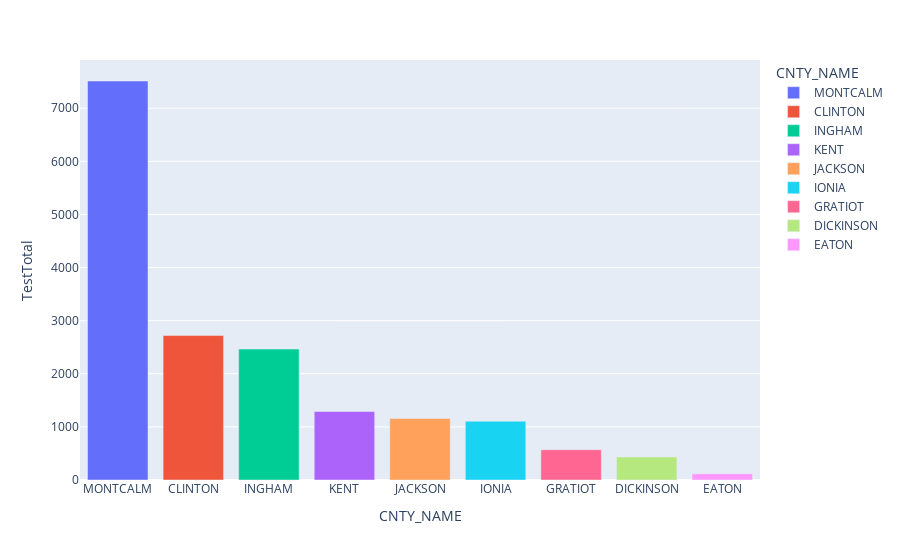

Here is the notebook cell this chart was saved with:
### Code cell
cwd1 = cwd1[:]
fig = px.bar(cwd1, x='CNTY_NAME', y='TestTotal', color='CNTY_NAME')
# fig.update(mode='markers+lines', hovertemplate=None)
fig.update_layout(hovermode='x')

fig.show()

### Figure 1 — Plotly figure (JSON) as saved in the notebook; plotly's stock layout.template omitted (floating-point values rounded to 4 significant figures)
{"data": [{"alignmentgroup": "True", "hovertemplate": "CNTY_NAME=%{x}<br>TestTotal=%{y}<extra></extra>", "legendgroup": "MONTCALM", "marker": {"color": "#636efa", "pattern": {"shape": ""}}, "name": "MONTCALM", "offsetgroup": "MONTCALM", "orientation": "v", "showlegend": true, "textposition": "auto", "type": "bar", "x": ["MONTCALM"], "xaxis": "x", "y": [7513], "yaxis": "y"}, {"alignmentgroup": "True", "hovertemplate": "CNTY_NAME=%{x}<br>TestTotal=%{y}<extra></extra>", "legendgroup": "CLINTON", "marker": {"color": "#EF553B", "pattern": {"shape": ""}}, "name": "CLINTON", "offsetgroup": "CLINTON", "orientation": "v", "showlegend": true, "textposition": "auto", "type": "bar", "x": ["CLINTON"], "xaxis": "x", "y": [2720], "yaxis": "y"}, {"alignmentgroup": "True", "hovertemplate": "CNTY_NAME=%{x}<br>TestTotal=%{y}<extra></extra>", "legendgroup": "INGHAM", "marker": {"color": "#00cc96", "pattern": {"shape": ""}}, "name": "INGHAM", "offsetgroup": "INGHAM", "orientation": "v", "showlegend": true, "textposition": "auto", "type": "bar", "x": ["INGHAM"], "xaxis": "x", "y": [2465], "yaxis": "y"}, {"alignmentgroup": "True", "hovertemplate": "CNTY_NAME=%{x}<br>TestTotal=%{y}<extra></extra>", "legendgroup": "KENT", "marker": {"color": "#ab63fa", "pattern": {"shape": ""}}, "name": "KENT", "offsetgroup": "KENT", "orientation": "v", "showlegend": true, "textposition": "auto", "type": "bar", "x": ["KENT"], "xaxis": "x", "y": [1289], "yaxis": "y"}, {"alignmentgroup": "True", "hovertemplate": "CNTY_NAME=%{x}<br>TestTotal=%{y}<extra></extra>", "legendgroup": "JACKSON", "marker": {"color": "#FFA15A", "pattern": {"shape": ""}}, "name": "JACKSON", "offsetgroup": "JACKSON", "orientation": "v", "showlegend": true, "textposition": "auto", "type": "bar", "x": ["JACKSON"], "xaxis": "x", "y": [1157], "yaxis": "y"}, {"alignmentgroup": "True", "hovertemplate": "CNTY_NAME=%{x}<br>TestTotal=%{y}<extra></extra>", "legendgroup": "IONIA", "marker": {"color": "#19d3f3", "pattern": {"shape": ""}}, "name": "IONIA", "offsetgroup": "IONIA", "orientation": "v", "showlegend": true, "textposition": "auto", "type": "bar", "x": ["IONIA"], "xaxis": "x", "y": [1106], "yaxis": "y"}, {"alignmentgroup": "True", "hovertemplate": "CNTY_NAME=%{x}<br>TestTotal=%{y}<extra></extra>", "legendgroup": "GRATIOT", "marker": {"color": "#FF6692", "pattern": {"shape": ""}}, "name": "GRATIOT", "offsetgroup": "GRATIOT", "orientation": "v", "showlegend": true, "textposition": "auto", "type": "bar", "x": ["GRATIOT"], "xaxis": "x", "y": [570], "yaxis": "y"}, {"alignmentgroup": "True", "hovertemplate": "CNTY_NAME=%{x}<br>TestTotal=%{y}<extra></extra>", "legendgroup": "DICKINSON", "marker": {"color": "#B6E880", "pattern": {"shape": ""}}, "name": "DICKINSON", "offsetgroup": "DICKINSON", "orientation": "v", "showlegend": true, "textposition": "auto", "type": "bar", "x": ["DICKINSON"], "xaxis": "x", "y": [435], "yaxis": "y"}, {"alignmentgroup": "True", "hovertemplate": "CNTY_NAME=%{x}<br>TestTotal=%{y}<extra></extra>", "legendgroup": "EATON", "marker": {"color": "#FF97FF", "pattern": {"shape": ""}}, "name": "EATON", "offsetgroup": "EATON", "orientation": "v", "showlegend": true, "textposition": "auto", "type": "bar", "x": ["EATON"], "xaxis": "x", "y": [116], "yaxis": "y"}], "layout": {"barmode": "relative", "hovermode": "x", "legend": {"title": {"text": "CNTY_NAME"}, "tracegroupgap": 0}, "margin": {"t": 60}, "xaxis": {"anchor": "y", "categoryarray": ["MONTCALM", "CLINTON", "INGHAM", "KENT", "JACKSON", "IONIA", "GRATIOT", "DICKINSON", "EATON"], "categoryorder": "array", "domain": [0, 1], "title": {"text": "CNTY_NAME"}}, "yaxis": {"anchor": "x", "domain": [0, 1], "title": {"text": "TestTotal"}}}}
